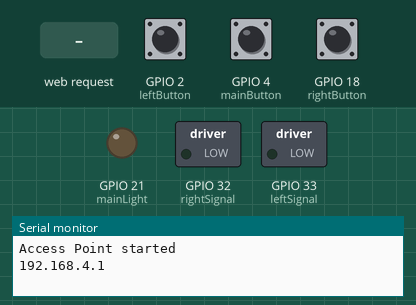
Recording of a program running on a simulated ESP32. On the bench: switched loads named in the program (green lamp = pin HIGH), output pins drawn as LEDs (lit = HIGH), the last lines printed to the serial monitor. Dashed ring = blinking. Inputs (shaded band) come from the test bench; at power-on: GPIO 18 (rightButton) HIGH, GPIO 4 (mainButton) HIGH, GPIO 2 (leftButton) HIGH.

Above: at 1.2 s.
1.3 s: HTTP request GET /left received
At 1.51 s:
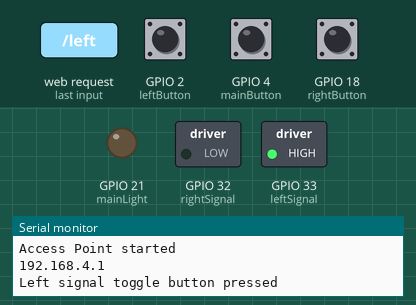
4.3 s: GPIO 18 (rightButton) pulled LOW for 0.15 s
At 4.61 s:
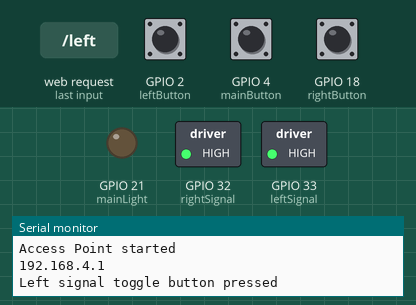
7.3 s: HTTP request GET /toggle received
At 7.81 s:
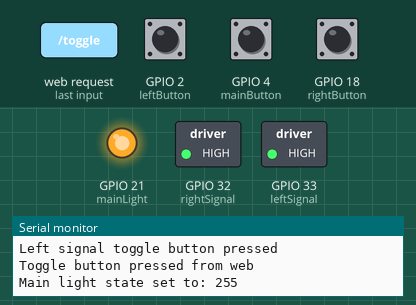
10.3 s: HTTP request GET /cycle received
At 10.42 s:
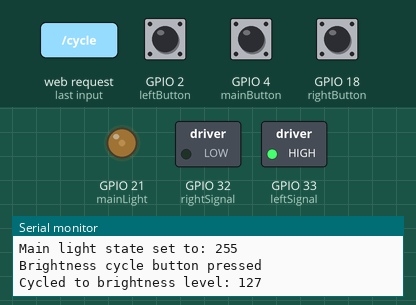
13.3 s: HTTP request GET /cycle received
At 13.42 s:
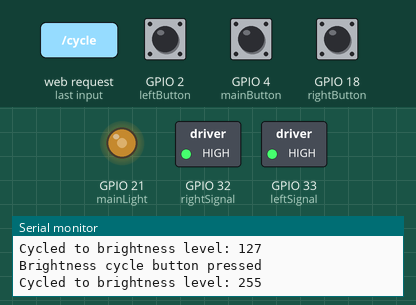
16.3 s: GPIO 4 (mainButton) pulled LOW for 0.15 s
At 16.44 s:
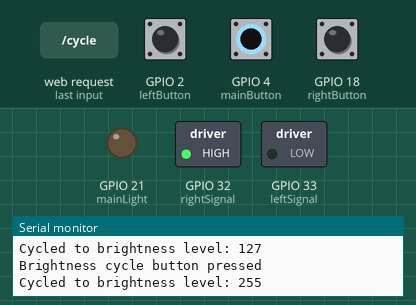
Timing chart, 0 to 20.3 s (numbered marks = the images above; inputs shaded):
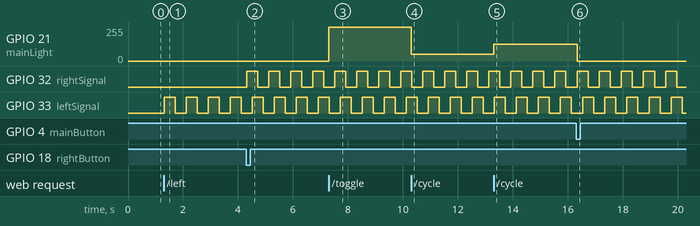

The program:

main.cpp
```cpp
// Server Address: 192.168.4.1
// Server Password: 12345678

#include <Arduino.h>
#include <Bounce2.h>
#include <WiFi.h>
#include <ESPAsyncWebServer.h>

// LED Pins
#define mainLight 21
#define leftSignal 33
#define rightSignal 32

// Button Pins to control LEDs
#define mainButton 4
#define leftButton 2
#define rightButton 18

// Main Light Toggling
bool mainButtonState = LOW;
bool lastButtonState = LOW;
int mainLightState = 0;
unsigned long pressStartTime = 0;
unsigned long pressDuration = 0;

// Main Light States
uint8_t brightnessLvl[] = {50, 127, 255};
uint8_t brightnessIndex = 0;

// Turn signaling
bool leftIsFlashing = false;
bool leftLastButtonState = LOW;
bool leftLightState = LOW;
unsigned long leftLastFlashToggle = 0;
const unsigned long flashInterval = 400;

// Turn signaling
bool rightIsFlashing = false;
bool rightLastButtonState = LOW;
bool rightLightState = LOW;
unsigned long rightLastFlashToggle = 0;

// App Control
bool isFlashing = false;
int brightness = 255;
unsigned long lastToggleTime = 0;
const unsigned long flashIntervalApp = 500;

// Web Server configuration
const char* ssid = "ESP32-Control";
const char* password = "12345678";
AsyncWebServer server(80);

void setup() {

  // Start Serial Monitor
  Serial.begin(115200);

  // Initialize Pins for their modes
  pinMode(mainLight, OUTPUT);
  analogWrite(mainLight, mainLightState);
  pinMode(leftSignal, OUTPUT);
  digitalWrite(leftSignal, leftLightState);
  pinMode(rightSignal, OUTPUT);
  pinMode(mainButton, INPUT_PULLUP);
  pinMode(leftButton, INPUT_PULLUP);
  pinMode(rightButton, INPUT_PULLUP);

  // Start Wi-Fi access point
  WiFi.softAP(ssid, password);
  Serial.println("Access Point started");
  Serial.println(WiFi.softAPIP());

  // Serve the web page
  server.on("/", HTTP_GET, [](AsyncWebServerRequest *request){
    Serial.println("Serving main page...");

    String buttonText = (mainLightState > 0) ? "Turn Off Main Light" : "Turn On Main Light";
    String leftButtonText = leftIsFlashing ? "Stop Left Signal" : "Start Left Signal";
    String rightButtonText = rightIsFlashing ? "Stop Right Signal" : "Start Right Signal";

    // Status indicators (green = active, gray = inactive)
    String mainLightStatus = (mainLightState > 0) ? "<span class='dot green'></span>" : "<span class='dot gray'></span>";
    String leftSignalStatus = (leftIsFlashing) ? "<span class='dot green flash'></span>" : "<span class='dot gray'></span>";
    String rightSignalStatus = (rightIsFlashing) ? "<span class='dot green flash'></span>" : "<span class='dot gray'></span>";

    String html = R"rawliteral(
    <!DOCTYPE html>
    <html lang="en">
    <head>
      <meta name="viewport" content="width=device-width, initial-scale=1">
      <title>HalosBeam Demo</title>
      <style>
        body {
          font-family: -apple-system, BlinkMacSystemFont, 'Segoe UI', Roboto, Oxygen, Ubuntu, Cantarell, sans-serif;
          background-color: #121212;
          color: white;
          margin: 0;
          padding: 1em;
          text-align: center;
        }
        h1 {
          font-size: 2.8em;
          font-weight: 600;
          margin-top: 0.5em;
          margin-bottom: 0.2em;
        }
        h3 {
          font-size: 1.2em;
          font-weight: 400;
          color: #888;
          margin-bottom: 2em;
        }
        .button-container {
          display: flex;
          flex-direction: column;
          gap: 1.2em;
          align-items: center;
          margin-bottom: 3em;
        }
        .button-wrapper {
          display: flex;
          align-items: center;
          justify-content: center;
          gap: 0.8em;
        }
        button {
          font-size: 1.2em;
          font-weight: 500;
          padding: 1em 2em;
          width: 90%;
          max-width: 280px;
          background-color: #1e1e1e;
          color: white;
          border: 1px solid #555;
          border-radius: 15px;
          box-shadow: 0 4px 8px rgba(0,0,0,0.4);
          transition: background-color 0.2s ease, transform 0.2s ease;
        }
        button:hover {
          background-color: #333;
          transform: scale(1.03);
        }
        .button-white {
          background-color: white;
          color: #121212;
          border: none;
        }
        .button-white:hover {
          background-color: #e0e0e0;
          transform: scale(1.03);
        }
        .dot {
          height: 18px;
          width: 18px;
          border-radius: 50%;
          display: inline-block;
        }
        .green {
          background-color: #00e676;
        }
        .gray {
          background-color: #555;
        }
        .flash {
          animation: blink 1s infinite;
        }
        @keyframes blink {
          0%, 50%, 100% { opacity: 1; }
          25%, 75% { opacity: 0.2; }
        }
        footer {
          margin-top: 3em;
          font-size: 0.8em;
          color: #777;
        }
      </style>
    </head>
    <body>
      <h1>HalosBeam</h1>
      <h3>Demonstration Circuit</h3>

      <div class="button-container">
        <form action="/toggle" method="get">
          <div class="button-wrapper">
            <button class="button-white" type="submit">)rawliteral" + buttonText + R"rawliteral(</button>
            )rawliteral" + mainLightStatus + R"rawliteral(
          </div>
        </form>

        <form action="/left" method="get">
          <div class="button-wrapper">
            <button type="submit">)rawliteral" + leftButtonText + R"rawliteral(</button>
            )rawliteral" + leftSignalStatus + R"rawliteral(
          </div>
        </form>

        <form action="/right" method="get">
          <div class="button-wrapper">
            <button type="submit">)rawliteral" + rightButtonText + R"rawliteral(</button>
            )rawliteral" + rightSignalStatus + R"rawliteral(
          </div>
        </form>

        <form action="/cycle" method="get">
          <div class="button-wrapper">
            <button type="submit">Cycle Brightness</button>
          </div>
        </form>
      </div>

      <footer>
        HalosBeam © 2024
      </footer>

    </body>
    </html>
    )rawliteral";

    request->send(200, "text/html", html);
  });

  // Toggle Main Light
  server.on("/toggle", HTTP_GET, [](AsyncWebServerRequest *request){
    Serial.println("Toggle button pressed from web");

    if (mainLightState > 0) {
      mainLightState = 0;
    } else {
      mainLightState = 255;
    }

    analogWrite(mainLight, mainLightState);
    Serial.print("Main light state set to: ");
    Serial.println(mainLightState);

    request->redirect("/");
  });

  // Toggle Left Turn Signal
  server.on("/left", HTTP_GET, [](AsyncWebServerRequest *request){
    Serial.println("Left signal toggle button pressed");
    leftIsFlashing = !leftIsFlashing;
    request->redirect("/");
  });

  // Toggle Right Turn Signal
  server.on("/right", HTTP_GET, [](AsyncWebServerRequest *request){
    Serial.println("Right signal toggle button pressed");
    rightIsFlashing = !rightIsFlashing;
    request->redirect("/");
  });

  // Cycle Light Mode
  server.on("/cycle", HTTP_GET, [](AsyncWebServerRequest *request){
    Serial.println("Brightness cycle button pressed");

    if (mainLightState > 0) { // Only cycle if light is ON
      analogWrite(mainLight, brightnessLvl[brightnessIndex]);
      brightnessIndex = (brightnessIndex + 1) % 3; // Cycle through 0-2
      Serial.print("Cycled to brightness level: ");
      Serial.println(brightnessLvl[brightnessIndex]);
    } else {
      Serial.println("Main light is OFF — not cycling brightness");
    }

    request->redirect("/");
  });

  server.begin();

}

void loop() {

  //////// BUTTON TEST ////////

  mainButtonState = digitalRead(mainButton);

  if (mainButtonState != lastButtonState) {
    delay(10); // Basic debounce

    mainButtonState = digitalRead(mainButton); // Recheck after debounce

    if (mainButtonState != lastButtonState) {
      lastButtonState = mainButtonState;

      if (mainButtonState == HIGH) {
        // Button pressed
        pressStartTime = millis(); // Start timer
        // Serial.println("Button pressed");

      } else { // Button released
        pressDuration = millis() - pressStartTime; // Total press time
        // Serial.print("Button released. Duration: ");
        // Serial.print(pressDuration);
        // Serial.println(" ms");
        if (pressDuration >= 1000) { // Long press (greater than 1sec)
          if (mainLightState > 0) { // If light was on, turn off
            mainLightState = 0;
          } else {
            mainLightState = 255; // If light was off, turn on
          }
          analogWrite(mainLight, mainLightState); // Toggle LED
          // Serial.println("Long press detected - LED Toggled!");
        } else {
          if (mainLightState > 0) { // Short press (greater than 0.05sec less than 1sec)
            if (pressDuration >= 50 && pressDuration < 1000) {
              analogWrite(mainLight, brightnessLvl[brightnessIndex]); // Cycle through light modes
              brightnessIndex = (brightnessIndex + 1) % 3; // Iterate through brightness levels
              // Serial.println("Brightness changed to: ");
              // Serial.println(brightnessLvl[brightnessIndex]);
            }
          }
          // Serial.println("Short press, no action!");
        }
      }
    }
  }

  bool leftButtonState = digitalRead(leftButton);

  if (leftLastButtonState == HIGH && leftButtonState == LOW) {
    leftIsFlashing = !leftIsFlashing; // Basic Debounce
  }

  leftLastButtonState = leftButtonState;

  // Turn on flashing LED
  if (leftIsFlashing) {
    if (millis() - leftLastFlashToggle >= flashInterval) {
      leftLastFlashToggle = millis();
      leftLightState = !leftLightState;
      digitalWrite(leftSignal, leftLightState);
    }
  } else {
    if (leftLightState != LOW) {
      leftLightState = LOW;
      digitalWrite(leftSignal, LOW);
    }
  }

  bool rightButtonState = digitalRead(rightButton);

  if (rightLastButtonState == HIGH && rightButtonState == LOW) {
    rightIsFlashing = !rightIsFlashing; // Basic Debounce
  }

  rightLastButtonState = rightButtonState;

  // Turn on flashing LED
  if (rightIsFlashing) {
    if (millis() - rightLastFlashToggle >= flashInterval) {
      rightLastFlashToggle = millis();
      rightLightState = !rightLightState;
      digitalWrite(rightSignal, rightLightState);
    }
  } else {
    if (rightLightState != LOW) {
      rightLightState = LOW;
      digitalWrite(rightSignal, LOW);
    }
  }

  delay(100);

}
```

Measured:
- after the input at 1.3 s, GPIO 33 (leftSignal): alternates HIGH for 0.40 s and LOW for 0.40 s, starting at once
- after the input at 4.3 s, GPIO 32 (rightSignal): alternates HIGH for 0.40 s and LOW for 0.40 s, starting at once
- after the input at 7.3 s, GPIO 21 (mainLight): 0/255 → 255/255 at once
- after the input at 10.3 s, GPIO 21 (mainLight): 255/255 → 50/255 at once
- after the input at 13.3 s, GPIO 21 (mainLight): 50/255 → 127/255 at once
- after the input at 16.3 s, GPIO 21 (mainLight): 127/255 → 0/255 at once
